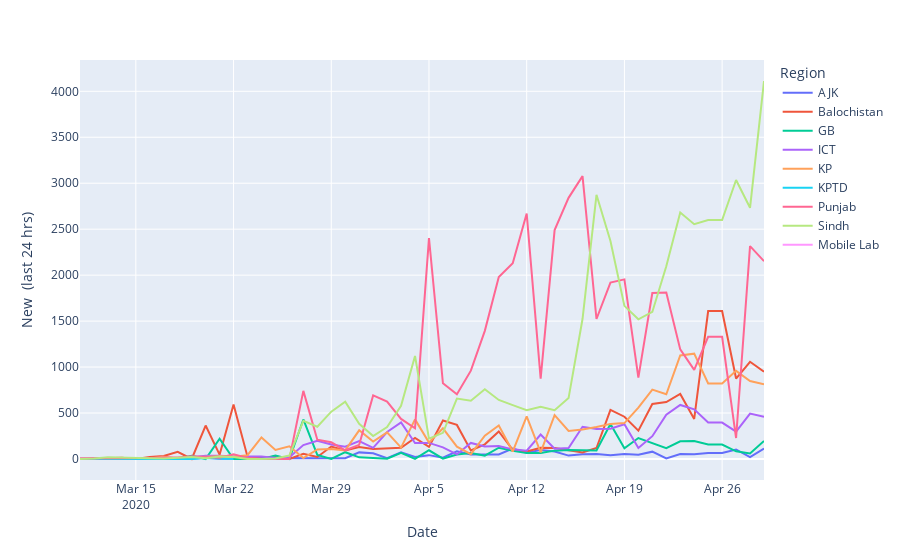

Source (notebook cell):
### Markdown cell above
### New Cases Within Last 24 Hours

### Code cell
k = data.groupby(['Date' ,'Region'])['New  (last 24 hrs)'].apply(sum).reset_index()
px.line(k, x='Date', y='New  (last 24 hrs)', color='Region')
